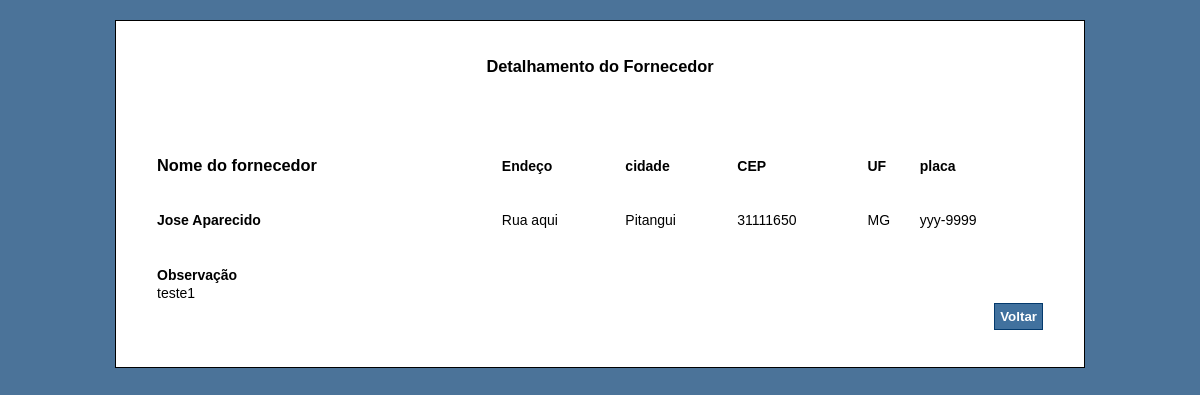
Page /detalheFornecedor.php?idFornecedor=1 on the committed database.
### tables this page shows
CREATE TABLE IF NOT EXISTS `fornecedor` (
  `idFornecedor` int(11) NOT NULL AUTO_INCREMENT,
  `noFornecedor` text NOT NULL,
  `endFornecedor` text NOT NULL,
  `CidadeFornecedor` text NOT NULL,
  `UfFornecedor` text NOT NULL,
  `CepFornecedor` text NOT NULL,
  `placaFornecedor` text NOT NULL,
  `obsFornecedor` text NOT NULL,
  PRIMARY KEY (`idFornecedor`)
);

### src/Fornecedor.php (called while the page is built, shortened)
<?php
	class Fornecedor{
		private $mysql;
		public function __construct(mysqli $mysql){
			$this->mysql = $mysql;
		}
		public function encontrarPorId(string $idFornecedor){
			$selecionaFornecedor = $this->mysql->prepare('SELECT idFornecedor, noFornecedor, endFornecedor, cidadeFornecedor, ufFornecedor, cepFornecedor, placaFornecedor, obsFornecedor FROM fornecedor WHERE idFornecedor=?');
			$selecionaFornecedor->bind_param('s',$idFornecedor);
			$selecionaFornecedor->execute();
			$FornecedorSelecionado = $selecionaFornecedor->get_result()->fetch_assoc();
			return $FornecedorSelecionado;
		}
	}
 ?>

### detalheFornecedor.php (the view, shortened to what this page needs)
<?php
require 'config.php';
include 'src/Fornecedor.php';
$det_forne = new Fornecedor($mysql);
$detalhe = $det_forne->encontrarPorId($_GET['idFornecedor']);
?>
<!DOCTYPE html>
<html lang="pt-br">
<head>
    <link rel="stylesheet" type="text/css" href="style.css">
</head>
<div id="container">
	<h3 align="center" class="panel-title">Detalhamento do Fornecedor</h3>
	<table class="table table-striped table-hover table-bordered display responsive" id="tblFornecedor" cellspacing="0" width="100%">
		<thead>
			<tr>
				<th align="left"><h3>Nome do fornecedor</h3></th>
				<th align="left">Endeço</th>
				<th align="left">cidade</th>
				<th align="left">CEP</th>
				<th align="left">UF</th>
				<th align="left">placa</th>
			</tr>
		</thead>
		<br>
		<tbody>
			<tr>
				<td class="text-center"><h4><?php echo $detalhe['noFornecedor'];?> </h4></td>
				<td class="text-center"><p> <?php echo $detalhe['endFornecedor'];?> </p></td>
				<td class="text-center"><p> <?php echo $detalhe['cidadeFornecedor'];?> </p></td>
				<td class="text-center"><p> <?php echo $detalhe['cepFornecedor'];?> </p></td>
				<td class="text-center"><p> <?php echo $detalhe['ufFornecedor'];?> </p></td>
				<td class="text-center"><p> <?php echo $detalhe['placaFornecedor'];?> </p></td>
			</tr>
			<tr><td>
				<br>
				</td>
			</tr>
			<tr>
				<p><th align="left">Observação</th></p>
			</tr>
			<tr>
				<td class="text-center"><?php echo nl2br($detalhe['obsFornecedor']); ?></td>
			</tr>
			<tr>
				<br>
				<td colspan="6" align="right">
					<button type="button" onClick="history.back(-1)" class="botao botao-block">Voltar</button>
				<br>
			</td>
			</tr>
		</tbody>
	</table>
</div>
</html>

### style.css (style rules this page uses)
#container { width: 75%; margin: 0 auto; background-color: #FFF; padding: 20px 40px; border: solid 1px black; margin-top: 20px; }
.botao { padding: 5px; background-color: rgb(65, 113, 158); color: #ffffff; font-weight: bold; border: solid 1px rgb(4, 58, 109); }
.botao-block { display: block; width: max-content; }

### rows in the picture
fornecedor: noFornecedor "Jose Aparecido", endFornecedor "Rua aqui", CidadeFornecedor "Pitangui", CepFornecedor "31111650", UfFornecedor "MG", placaFornecedor "yyy-9999", obsFornecedor "teste1"
